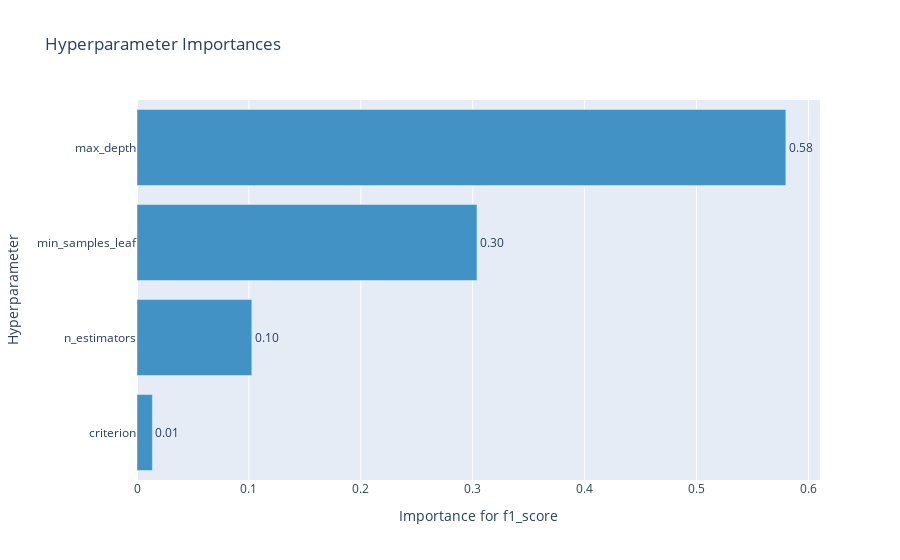

This figure's notebook cell:
### Code cell
# график важности гиперпараметров
optuna.visualization.plot_param_importances(study, target_name="f1_score")

### Figure 1 — Plotly figure (JSON) as saved in the notebook; plotly's stock layout.template omitted (floating-point values rounded to 4 significant figures)
{"data": [{"cliponaxis": false, "hovertemplate": ["criterion (CategoricalDistribution): 0.013769352044349457<extra></extra>", "n_estimators (IntUniformDistribution): 0.10259461603527296<extra></extra>", "min_samples_leaf (IntUniformDistribution): 0.30379787892476134<extra></extra>", "max_depth (IntUniformDistribution): 0.5798381529956163<extra></extra>"], "marker": {"color": "rgb(66,146,198)"}, "orientation": "h", "text": ["0.013769352044349457", "0.10259461603527296", "0.30379787892476134", "0.5798381529956163"], "textposition": "outside", "texttemplate": "%{text:.2f}", "type": "bar", "x": [0.01377, 0.1026, 0.3038, 0.5798], "y": ["criterion", "n_estimators", "min_samples_leaf", "max_depth"]}], "layout": {"showlegend": false, "title": {"text": "Hyperparameter Importances"}, "xaxis": {"title": {"text": "Importance for f1_score"}}, "yaxis": {"title": {"text": "Hyperparameter"}}}}
